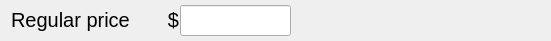
    <widget class="QWidget" name="gb2RegularPrice" native="true">
     <property name="geometry">
      <rect>
       <x>600</x>
       <y>340</y>
       <width>551</width>
       <height>41</height>
      </rect>
     </property>
     <property name="font">
      <font>
       <pointsize>15</pointsize>
      </font>
     </property>
     <widget class="QLabel" name="label_44">
      <property name="geometry">
       <rect>
        <x>11</x>
        <y>7</y>
        <width>141</width>
        <height>25</height>
       </rect>
      </property>
      <property name="font">
       <font>
        <pointsize>15</pointsize>
       </font>
      </property>
      <property name="text">
       <string>Regular price</string>
      </property>
     </widget>
     <widget class="hobart::numericLineEdit" name="le2RegularPrice">
      <property name="geometry">
       <rect>
        <x>180</x>
        <y>5</y>
        <width>111</width>
        <height>31</height>
       </rect>
      </property>
      <property name="font">
       <font>
        <pointsize>19</pointsize>
       </font>
      </property>
      <property name="text">
       <string notr="true"/>
      </property>
     </widget>
     <widget class="QLabel" name="lbl2CurrencySymbolRegularPrice">
      <property name="geometry">
       <rect>
        <x>158</x>
        <y>5</y>
        <width>21</width>
        <height>29</height>
       </rect>
      </property>
      <property name="font">
       <font>
        <pointsize>15</pointsize>
       </font>
      </property>
      <property name="text">
       <string notr="true">$</string>
      </property>
      <property name="alignment">
       <set>Qt::AlignRight|Qt::AlignTrailing|Qt::AlignVCenter</set>
      </property>
     </widget>
    </widget>
